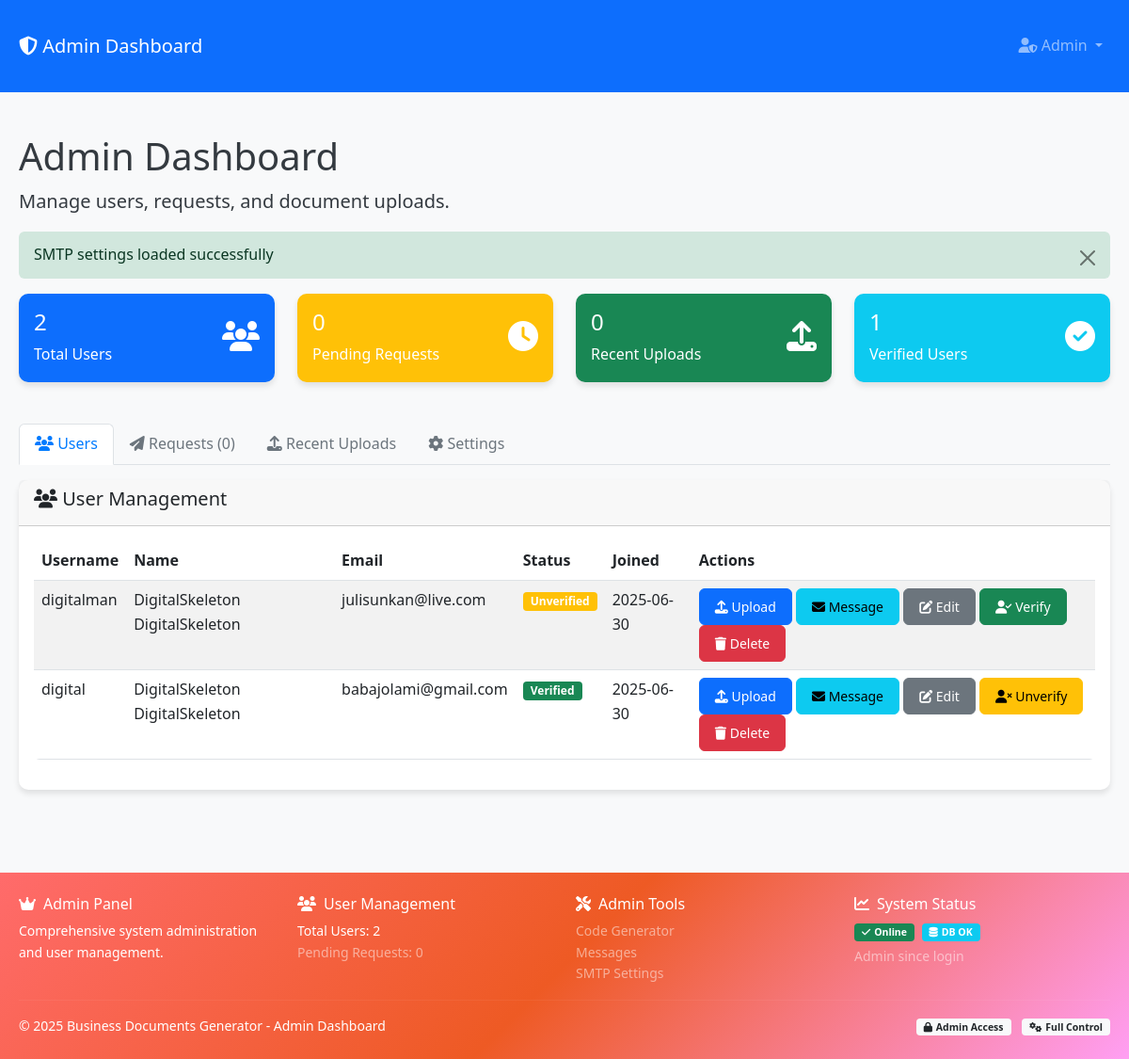
Page /admin (signed in) on the earlier database version.
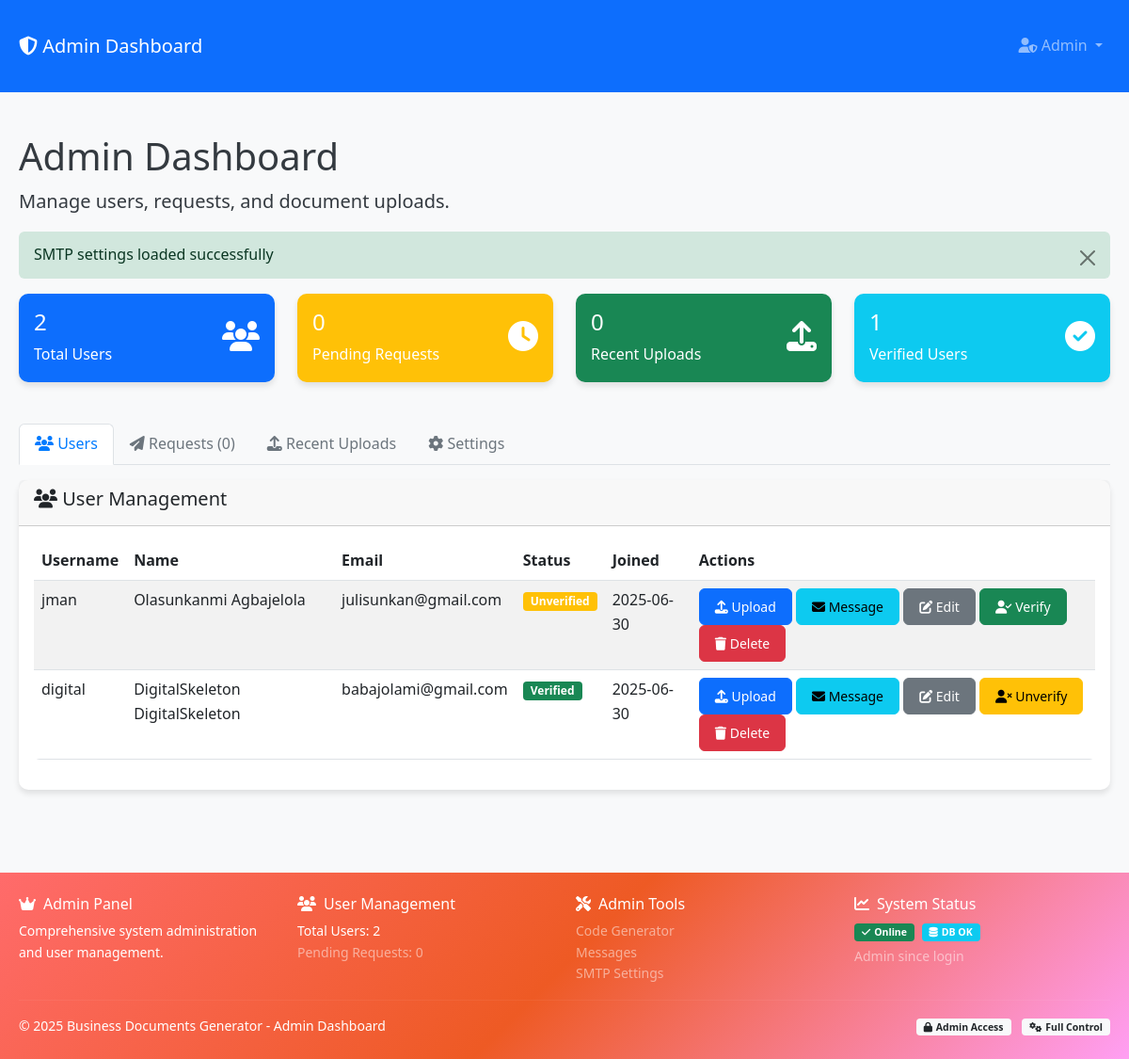
Same page on the later database version.
### models.py (models this page shows, shortened)
class User(db.Model):
    id = db.Column(db.Integer, primary_key=True)
    username = db.Column(db.String(80), unique=True, nullable=False)
    email = db.Column(db.String(120), unique=True, nullable=False)
    password_hash = db.Column(db.String(255), nullable=False)
    first_name = db.Column(db.String(100), nullable=False)
    last_name = db.Column(db.String(100), nullable=False)
    is_admin = db.Column(db.Boolean, default=False)
    is_verified = db.Column(db.Boolean, default=False)
    verification_token = db.Column(db.String(100), nullable=True)
    reset_token = db.Column(db.String(100), nullable=True)
    reset_token_expires = db.Column(db.DateTime, nullable=True)
    created_at = db.Column(db.DateTime, default=datetime.utcnow)
    last_login = db.Column(db.DateTime, nullable=True)
    pdf_codes = db.relationship('UserPDFCode', foreign_keys='UserPDFCode.user_id', backref='user', lazy=True, cascade='all, delete-orphan')
    pdf_requests = db.relationship('PDFRequest', backref='user', lazy=True, cascade='all, delete-orphan')
    sent_messages = db.relationship('Message', foreign_keys='Message.sender_id', backref='sender', lazy=True, cascade='all, delete-orphan')
    received_messages = db.relationship('Message', foreign_keys='Message.recipient_id', backref='recipient', lazy=True, cascade='all, delete-orphan')
    uploaded_pdfs = db.relationship('UserPDFCode', foreign_keys='UserPDFCode.uploaded_by_admin_id', backref='uploader', lazy=True)

### app.py (the view)
@app.route('/admin')
@admin_required
def admin_dashboard():
    users = User.query.filter_by(is_admin=False).order_by(User.created_at.desc()).all()
    pending_requests = PDFRequest.query.filter_by(status='pending').order_by(PDFRequest.created_at.desc()).all()
    recent_uploads = UserPDFCode.query.order_by(UserPDFCode.uploaded_at.desc()).limit(10).all()
    return render_template('dashboard/admin_dashboard.html',
                         users=users,
                         pending_requests=pending_requests,
                         recent_uploads=recent_uploads)

### app.py (called while the page is built)
def admin_required(f):
    @wraps(f)
    def decorated_function(*args, **kwargs):
        if 'user_id' not in session:
            flash('Please log in to access this page.', 'error')
            return redirect(url_for('login'))
        user = User.query.get(session['user_id'])
        if not user or not user.is_admin:
            flash('Admin access required.', 'error')
            return redirect(url_for('dashboard'))
        return f(*args, **kwargs)
    return decorated_function

### templates/dashboard/admin_dashboard.html (shortened to what this page needs)
<!DOCTYPE html>
<html lang="en">
<head>
    <link href="https://cdn.jsdelivr.net/npm/bootstrap@5.3.0/dist/css/bootstrap.min.css" rel="stylesheet">
    <link rel="stylesheet" href="https://cdnjs.cloudflare.com/ajax/libs/font-awesome/6.4.0/css/all.min.css">
    <link rel="stylesheet" href="{{ url_for('static', filename='css/style.css') }}">
</head>
<body>
    <nav class="navbar navbar-expand-lg navbar-dark bg-primary">
        <div class="container">
            <a class="navbar-brand" href="#">
                <i class="fas fa-shield-alt"></i> Admin Dashboard
            </a>
            <div class="navbar-nav ms-auto">
                <div class="nav-item dropdown">
                    <a class="nav-link dropdown-toggle" href="#" id="navbarDropdown" role="button" data-bs-toggle="dropdown" aria-expanded="false">
                        <i class="fas fa-user-shield"></i> Admin
                    </a>
                </div>
            </div>
        </div>
    </nav>
    <div class="container mt-4">
        <div class="row">
            <div class="col-12">
                <h1>Admin Dashboard</h1>
                <p class="lead">Manage users, requests, and document uploads.</p>
            </div>
        </div>
        <div id="alert-container"></div>
        <div class="row mb-4">
            <div class="col-md-3">
                <div class="card bg-primary text-white">
                    <div class="card-body">
                        <div class="d-flex justify-content-between">
                            <div>
                                <h4>{{ users|length }}</h4>
                                <p class="mb-0">Total Users</p>
                            </div>
                            <div class="align-self-center">
                                <i class="fas fa-users fa-2x"></i>
                            </div>
                        </div>
                    </div>
                </div>
            </div>
            <div class="col-md-3">
                <div class="card bg-warning text-white">
                    <div class="card-body">
                        <div class="d-flex justify-content-between">
                            <div>
                                <h4>{{ pending_requests|length }}</h4>
                                <p class="mb-0">Pending Requests</p>
                            </div>
                            <div class="align-self-center">
                                <i class="fas fa-clock fa-2x"></i>
                            </div>
                        </div>
                    </div>
                </div>
            </div>
            <div class="col-md-3">
                <div class="card bg-success text-white">
                    <div class="card-body">
                        <div class="d-flex justify-content-between">
                            <div>
                                <h4>{{ recent_uploads|length }}</h4>
                                <p class="mb-0">Recent Uploads</p>
                            </div>
                            <div class="align-self-center">
                                <i class="fas fa-upload fa-2x"></i>
                            </div>
                        </div>
                    </div>
                </div>
            </div>
            <div class="col-md-3">
                <div class="card bg-info text-white">
                    <div class="card-body">
                        <div class="d-flex justify-content-between">
                            <div>
                                <h4>{{ users|selectattr('is_verified', 'equalto', True)|list|length }}</h4>
                                <p class="mb-0">Verified Users</p>
                            </div>
                            <div class="align-self-center">
                                <i class="fas fa-check-circle fa-2x"></i>
                            </div>
                        </div>
                    </div>
                </div>
            </div>
        </div>
        <ul class="nav nav-tabs" id="adminTabs">
            <li class="nav-item">
                <a class="nav-link active" id="users-tab" data-bs-toggle="tab" href="#users">
                    <i class="fas fa-users"></i> Users
                </a>
            </li>
            <li class="nav-item">
                <a class="nav-link" id="requests-tab" data-bs-toggle="tab" href="#requests">
                    <i class="fas fa-paper-plane"></i> Requests ({{ pending_requests|length }})
                </a>
            </li>
            <li class="nav-item">
                <a class="nav-link" id="uploads-tab" data-bs-toggle="tab" href="#uploads">
                    <i class="fas fa-upload"></i> Recent Uploads
                </a>
            </li>
            <li class="nav-item">
                <a class="nav-link" id="settings-tab" data-bs-toggle="tab" href="#settings">
                    <i class="fas fa-cog"></i> Settings
                </a>
            </li>
        </ul>
        <div class="tab-content mt-3">
            <div class="tab-pane fade show active" id="users">
                <div class="card">
                    <div class="card-header">
                        <h5><i class="fas fa-users"></i> User Management</h5>
                    </div>
                    <div class="card-body">
                        <div class="table-responsive">
                            <table class="table table-striped">
                                <thead>
                                    <tr>
                                        <th>Username</th>
                                        <th>Name</th>
                                        <th>Email</th>
                                        <th>Status</th>
                                        <th>Joined</th>
                                        <th>Actions</th>
                                    </tr>
                                </thead>
                                <tbody>
                                    {% for user in users %}
                                    <tr>
                                        <td>{{ user.username }}</td>
                                        <td>{{ user.first_name }} {{ user.last_name }}</td>
                                        <td>{{ user.email }}</td>
                                        <td>
                                            {% if user.is_verified %}
                                            <span class="badge bg-success">Verified</span>
                                            {% else %}
                                            <span class="badge bg-warning">Unverified</span>
                                            {% endif %}
                                        </td>
                                        <td>{{ user.created_at.strftime('%Y-%m-%d') }}</td>
                                        <td>
                                            <button type="button" class="btn btn-sm btn-primary" onclick="uploadForUser({{ user.id }}, '{{ user.first_name }} {{ user.last_name }}')">
                                                <i class="fas fa-upload"></i> Upload
                                            </button>
                                            <button type="button" class="btn btn-sm btn-info" onclick="messageUser({{ user.id }}, '{{ user.first_name }} {{ user.last_name }}')">
                                                <i class="fas fa-envelope"></i> Message
                                            </button>
                                            <button type="button" class="btn btn-sm btn-secondary" onclick="editUser({{ user.id }}, '{{ user.username }}', '{{ user.email }}', '{{ user.first_name }}', '{{ user.last_name }}')">
                                                <i class="fas fa-edit"></i> Edit
                                            </button>
                                            {% if user.is_verified %}
                                            <button type="button" class="btn btn-sm btn-warning" onclick="toggleVerification({{ user.id }}, '{{ user.first_name }} {{ user.last_name }}', false)">
                                                <i class="fas fa-user-times"></i> Unverify
                                            </button>
                                            {% else %}
                                            <button type="button" class="btn btn-sm btn-success" onclick="toggleVerification({{ user.id }}, '{{ user.first_name }} {{ user.last_name }}', true)">
                                                <i class="fas fa-user-check"></i> Verify
                                            </button>
                                            {% endif %}
                                            <button type="button" class="btn btn-sm btn-danger" onclick="deleteUser({{ user.id }}, '{{ user.first_name }} {{ user.last_name }}')">
                                                <i class="fas fa-trash"></i> Delete
                                            </button>
                                        </td>
                                    </tr>
                                    {% endfor %}
                                </tbody>
                            </table>
                        </div>
                    </div>
                </div>
            </div>
        </div>
    </div>
    <footer class="mt-5" style="background: linear-gradient(135deg, #ff6b6b 0%, #ee5a24 50%, #ff9ff3 100%); color: white;">
        <div class="container py-4">
            <div class="row">
                <div class="col-md-3">
                    <h6><i class="fas fa-crown me-2"></i>Admin Panel</h6>
                    <p class="small">Comprehensive system administration and user management.</p>
                </div>
                <div class="col-md-3">
                    <h6><i class="fas fa-users me-2"></i>User Management</h6>
                    <div class="small">
                        <span class="d-block">Total Users: {{ users|length }}</span>
                        <span class="d-block text-white-50">Pending Requests: {{ pending_requests|length }}</span>
                    </div>
                </div>
                <div class="col-md-3">
                    <h6><i class="fas fa-tools me-2"></i>Admin Tools</h6>
                    <div class="small">
                        <a href="/code-generator" class="text-white-50 text-decoration-none d-block">Code Generator</a>
                        <a href="/messages" class="text-white-50 text-decoration-none d-block">Messages</a>
                        <span class="text-white-50 d-block">SMTP Settings</span>
                    </div>
                </div>
                <div class="col-md-3">
                    <h6><i class="fas fa-chart-line me-2"></i>System Status</h6>
                    <div class="small">
                        <span class="badge bg-success me-1">
                            <i class="fas fa-check me-1"></i>Online
                        </span>
                        <span class="badge bg-info">
                            <i class="fas fa-database me-1"></i>DB OK
                        </span>
                        <div class="mt-1 text-white-50">Admin since login</div>
                    </div>
                </div>
            </div>
            <hr class="my-3" style="border-color: rgba(255,255,255,0.2);">
            <div class="row align-items-center">
                <div class="col-md-6">
                    <p class="mb-0 small">&copy; 2025 Business Documents Generator - Admin Dashboard</p>
                </div>
                <div class="col-md-6 text-end">
                    <div class="small">
                        <span class="badge bg-light text-dark me-2">
                            <i class="fas fa-lock me-1"></i>Admin Access
                        </span>
                        <span class="badge bg-light text-dark">
                            <i class="fas fa-cogs me-1"></i>Full Control
                        </span>
                    </div>
                </div>
            </div>
        </div>
    </footer>
</body>
</html>

### static/css/style.css (style rules this page uses)
:root { --primary-color: #007bff; --secondary-color: #6c757d; --success-color: #28a745; --danger-color: #dc3545; --warning-color: #ffc107; --info-color: #17a2b8; --light-color: #f8f9fa; --dark-color: #343a40; --white: #ffffff; --black: #000000; }
body { font-family: 'Segoe UI', Tahoma, Geneva, Verdana, sans-serif; background-color: var(--light-color); color: var(--dark-color); line-height: 1.6; }
.container { max-width: 1200px; margin: 0 auto; padding: 20px; }
.card { border: none; border-radius: 10px; box-shadow: 0 4px 6px rgba(0, 0, 0, 0.1); margin-bottom: 20px; }
.btn { border-radius: 6px; padding: 8px 16px; font-weight: 500; transition: all 0.3s ease; }
.nav-tabs .nav-link { border-radius: 6px 6px 0 0; border: 1px solid transparent; color: var(--secondary-color); }
.nav-tabs .nav-link.active { background-color: var(--white); border-color: #dee2e6 #dee2e6 var(--white); color: var(--primary-color); }
.table { border-radius: 6px; overflow: hidden; }
.badge { font-size: 0.75em; padding: 4px 8px; border-radius: 4px; }

Differences in the rows shown:
removed User: username "digitalman", first_name "DigitalSkeleton", last_name "DigitalSkeleton", email "julisunkan@live.com", is_verified "Unverified", created_at "2025-06-30"
added User: username "jman", first_name "Olasunkanmi", last_name "Agbajelola", email "julisunkan@gmail.com", is_verified "Unverified", created_at "2025-06-30"
